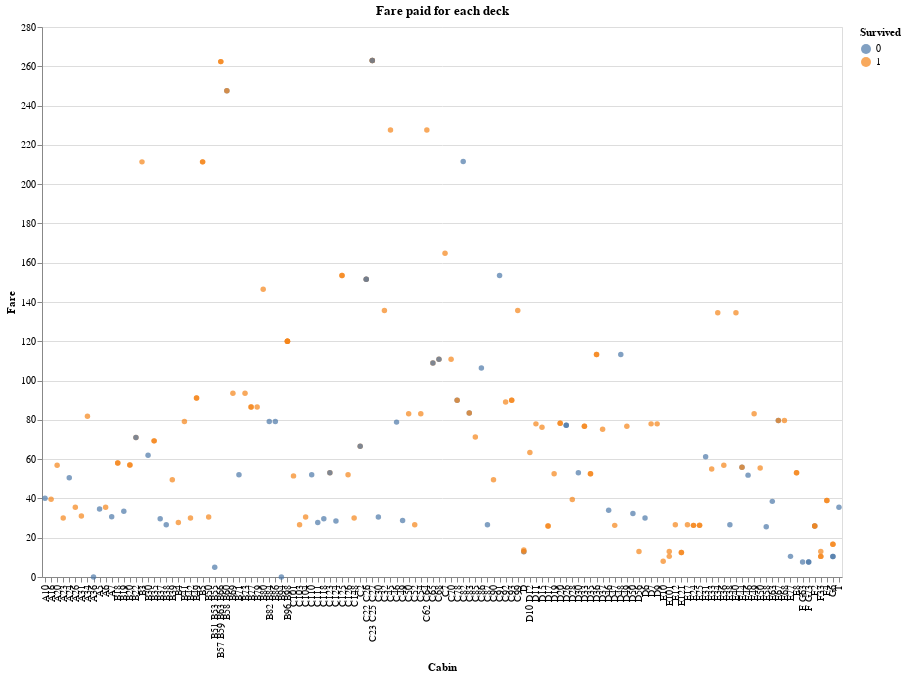

The notebook cell saved with this chart:
### Code cell
c2 = alt.Chart(df1).mark_circle().encode(
    x = "Cabin:O",
    y = "Fare",
    color = "Survived:N",
    tooltip = ["Fare", "Cabin", "Survived"]
).properties(
    title = "Fare paid for each deck",
    height = 550,
    width = 800
)

c2

### Figure 1 — Vega-Lite specification as saved in the notebook (floating-point values rounded to 4 significant figures; data arrays with more than 128 entries replaced by an {"elided": "..."} marker saying what was removed)
{"config": {"view": {"continuousWidth": 400, "continuousHeight": 300}}, "data": {"name": "data-e54c215a702451eb3e9abb7ead61332e"}, "mark": "circle", "encoding": {"color": {"type": "nominal", "field": "Survived"}, "tooltip": [{"type": "quantitative", "field": "Fare"}, {"type": "nominal", "field": "Cabin"}, {"type": "quantitative", "field": "Survived"}], "x": {"type": "ordinal", "field": "Cabin"}, "y": {"type": "quantitative", "field": "Fare"}}, "height": 550, "title": "Fare paid for each deck", "width": 800, "$schema": "https://vega.github.io/schema/vega-lite/v4.8.1.json", "datasets": {"data-e54c215a702451eb3e9abb7ead61332e": {"elided": "181 records"}}}
